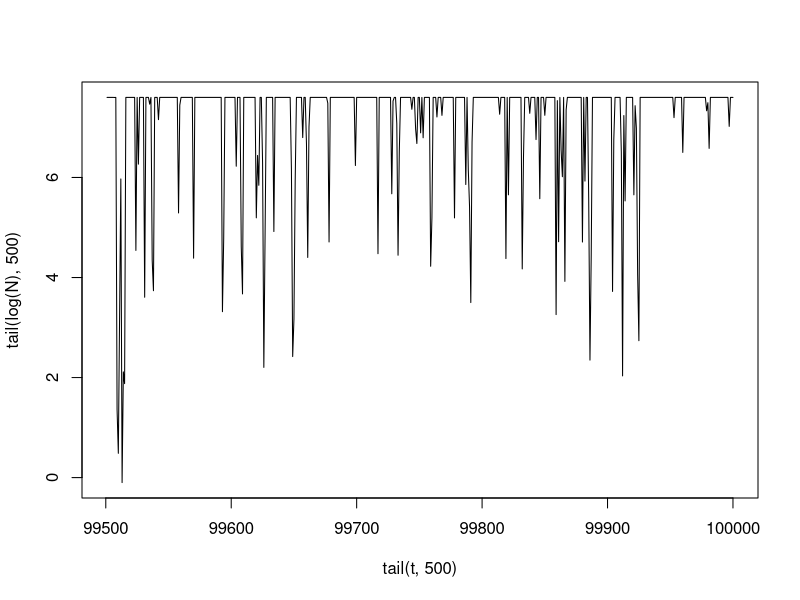
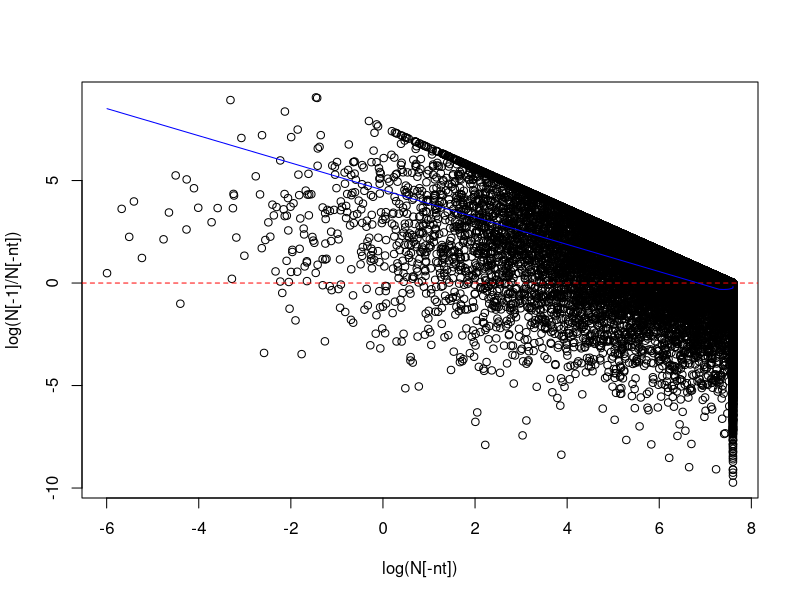
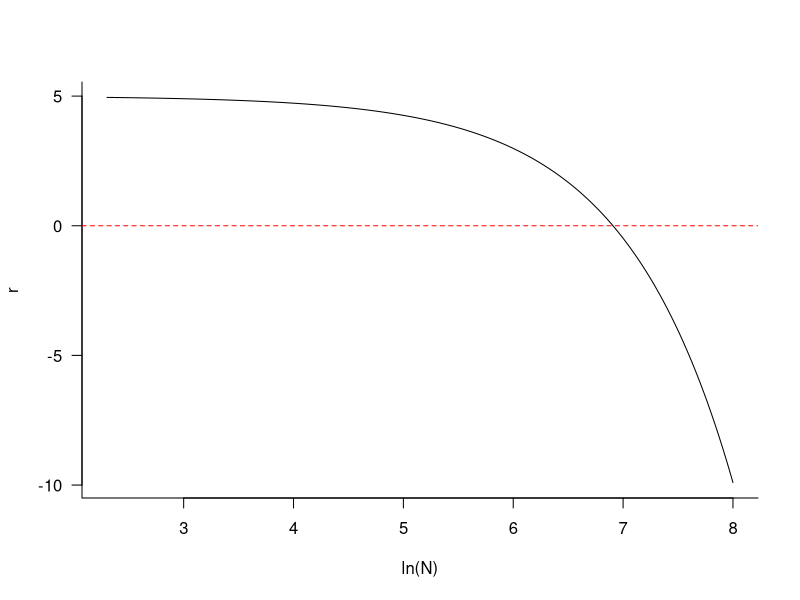

Here is the R script that generated these plots, in order:
###############################################################
### Exploration of DD relationship based on "ceiling" model ###
###############################################################

# Life-cycle:
# In summer, have births (b) according to climate
# In autumn, winter, spring, births are reduced to some max available spaces K
# c.f. lottery model?

N0 <- 1
K <- 2000
b <- 3
d <- 1
zmu <- 1
zsd <- 1

nt <- 10^5
t <- 1:nt
N <- vector(mode="numeric",length=nt)
N[1] <- N0
z <- rnorm(nt,zmu,zsd)
b <- exp(b*z)

for(i in 2:nt){
	Ndash <-  N[i-1]*b[i-1]
	N[i] <- ifelse(Ndash<K, Ndash, K)
	}

plot(tail(log(N),500)~tail(t,500),type="l")
plot(log(N[-1]/N[-nt])~log(N[-nt]))
abline(h=0,col="red",lty=2)
lines(supsmu(log(N[-nt]),log(N[-1]/N[-nt]),bass=10),col="blue")

### ANALYTICAL B-H

bh <- function(N,rmax=5,K=10^3){
	rmax*(1-N/K) # from wikipedia (/N)
	}
Nseq <- exp(seq(log(10),8,length.out=10^4))
rseq <- bh(Nseq)
plot(rseq~log(Nseq),type="l",xlab="ln(N)",ylab="r",las=1,bty="l")
abline(h=0,col="red",lty=2)




